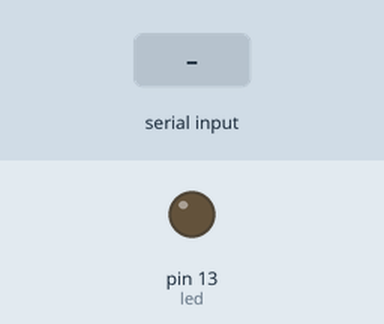
Recording of a sketch running on a simulated Arduino Uno, built with avr-gcc and run on an emulated ATmega328P. On the bench: output pins drawn as LEDs (lit = HIGH). The inputs (shaded band) are chosen by the test bench.

Above: at 1.2 s.
1.3 s: "1" received over Serial
At 2.5 s:
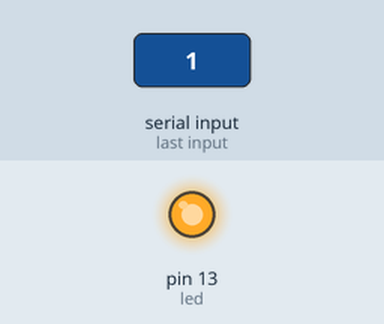
2.8 s: "2" received over Serial
At 3.6 s:
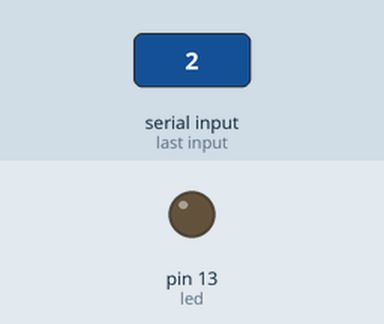
Timing chart, 0 to 5.8 s (numbered marks = the images above; inputs shaded):
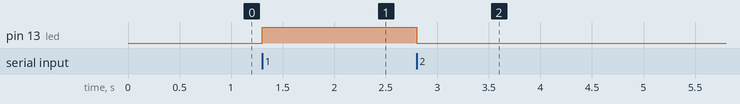

Measured:
- after the input at 1.3 s, pin 13 (led): LOW → HIGH at once
- after the input at 2.8 s, pin 13 (led): HIGH → LOW at once

The sketch:

Switch.ino
```cpp
int led = 13;
int message;

void setup() {

  pinMode(led,OUTPUT);
  Serial.begin(9600);
}

void loop(){

if (Serial.available() > 0){
  message = Serial.read();

if (message == '1') {
  digitalWrite(led,HIGH);
}

 else if (message == '2'){
  digitalWrite(led,LOW);
 }
}
}
```
